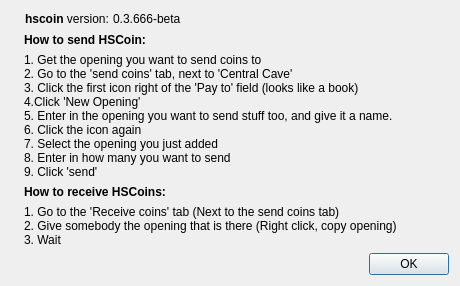
<?xml version="1.0" encoding="UTF-8"?>
<ui version="4.0">
 <class>transactionTutDialog</class>
 <widget class="QDialog" name="transactionTutDialog">
  <property name="geometry">
   <rect>
    <x>0</x>
    <y>0</y>
    <width>460</width>
    <height>272</height>
   </rect>
  </property>
  <property name="windowTitle">
   <string>How to send/receive HSCoins</string>
  </property>
  <layout class="QHBoxLayout" name="horizontalLayout_2">
   <item>
    <widget class="QLabel" name="label_4">
     <property name="sizePolicy">
      <sizepolicy hsizetype="Preferred" vsizetype="Ignored">
       <horstretch>0</horstretch>
       <verstretch>0</verstretch>
      </sizepolicy>
     </property>
     <property name="pixmap">
      <pixmap resource="../bitcoin.qrc">:/images/about</pixmap>
     </property>
    </widget>
   </item>
   <item>
    <layout class="QVBoxLayout" name="verticalLayout_2">
     <item>
      <widget class="QFrame" name="frame">
       <property name="sizePolicy">
        <sizepolicy hsizetype="Fixed" vsizetype="Fixed">
         <horstretch>0</horstretch>
         <verstretch>0</verstretch>
        </sizepolicy>
       </property>
       <layout class="QHBoxLayout" name="horizontalLayout" stretch="0,0">
        <property name="spacing">
         <number>0</number>
        </property>
        <property name="sizeConstraint">
         <enum>QLayout::SetFixedSize</enum>
        </property>
        <property name="margin">
         <number>1</number>
        </property>
        <item>
         <widget class="QLabel" name="label">
          <property name="sizePolicy">
           <sizepolicy hsizetype="Fixed" vsizetype="Fixed">
            <horstretch>0</horstretch>
            <verstretch>0</verstretch>
           </sizepolicy>
          </property>
          <property name="maximumSize">
           <size>
            <width>16777215</width>
            <height>267</height>
           </size>
          </property>
          <property name="cursor">
           <cursorShape>IBeamCursor</cursorShape>
          </property>
          <property name="text">
           <string>&lt;html&gt;&lt;head/&gt;&lt;body&gt;&lt;p&gt;&lt;span style=&quot; font-weight:600;&quot;&gt;hscoin&lt;/span&gt; version: &lt;/p&gt;&lt;/body&gt;&lt;/html&gt;</string>
          </property>
          <property name="textInteractionFlags">
           <set>Qt::LinksAccessibleByMouse|Qt::TextSelectableByKeyboard|Qt::TextSelectableByMouse</set>
          </property>
         </widget>
        </item>
        <item>
         <widget class="QLabel" name="versionLabel">
          <property name="sizePolicy">
           <sizepolicy hsizetype="Fixed" vsizetype="Fixed">
            <horstretch>0</horstretch>
            <verstretch>0</verstretch>
           </sizepolicy>
          </property>
          <property name="cursor">
           <cursorShape>IBeamCursor</cursorShape>
          </property>
          <property name="text">
           <string notr="true">0.3.666-beta</string>
          </property>
          <property name="textFormat">
           <enum>Qt::RichText</enum>
          </property>
          <property name="textInteractionFlags">
           <set>Qt::LinksAccessibleByMouse|Qt::TextSelectableByKeyboard|Qt::TextSelectableByMouse</set>
          </property>
         </widget>
        </item>
       </layout>
      </widget>
     </item>
     <item>
      <widget class="QLabel" name="label_2">
       <property name="sizePolicy">
        <sizepolicy hsizetype="Preferred" vsizetype="Maximum">
         <horstretch>0</horstretch>
         <verstretch>0</verstretch>
        </sizepolicy>
       </property>
       <property name="text">
        <string>&lt;html&gt;&lt;head/&gt;&lt;body&gt;&lt;p&gt;&lt;span style=&quot; font-weight:600;&quot;&gt;How to send HSCoin:&lt;/span&gt;&lt;/p&gt;&lt;/body&gt;&lt;/html&gt;</string>
       </property>
       <property name="textInteractionFlags">
        <set>Qt::LinksAccessibleByMouse|Qt::TextSelectableByMouse</set>
       </property>
      </widget>
     </item>
     <item>
      <widget class="QLabel" name="label_3">
       <property name="sizePolicy">
        <sizepolicy hsizetype="Preferred" vsizetype="Maximum">
         <horstretch>0</horstretch>
         <verstretch>0</verstretch>
        </sizepolicy>
       </property>
       <property name="text">
        <string>1. Get the opening you want to send coins to
2. Go to the 'send coins' tab, next to 'Central Cave'
3. Click the first icon right of the 'Pay to' field (looks like a book)
4.Click 'New Opening'
5. Enter in the opening you want to send stuff too, and give it a name.
6. Click the icon again
7. Select the opening you just added
8. Enter in how many you want to send
9. Click 'send'</string>
       </property>
      </widget>
     </item>
     <item>
      <widget class="QLabel" name="label_5">
       <property name="sizePolicy">
        <sizepolicy hsizetype="Preferred" vsizetype="Maximum">
         <horstretch>0</horstretch>
         <verstretch>0</verstretch>
        </sizepolicy>
       </property>
       <property name="text">
        <string>&lt;html&gt;&lt;head/&gt;&lt;body&gt;&lt;p&gt;&lt;span style=&quot; font-weight:600;&quot;&gt;How to receive HSCoins:&lt;/span&gt;&lt;/p&gt;&lt;/body&gt;&lt;/html&gt;</string>
       </property>
      </widget>
     </item>
     <item>
      <widget class="QLabel" name="label_6">
       <property name="text">
        <string>1. Go to the 'Receive coins' tab (Next to the send coins tab)
2. Give somebody the opening that is there (Right click, copy opening)
3. Wait</string>
       </property>
      </widget>
     </item>
     <item>
      <widget class="QDialogButtonBox" name="buttonBox">
       <property name="orientation">
        <enum>Qt::Horizontal</enum>
       </property>
       <property name="standardButtons">
        <set>QDialogButtonBox::Ok</set>
       </property>
      </widget>
     </item>
    </layout>
   </item>
  </layout>
 </widget>
 <resources>
  <include location="../bitcoin.qrc"/>
 </resources>
 <connections>
  <connection>
   <sender>buttonBox</sender>
   <signal>accepted()</signal>
   <receiver>transactionTutDialog</receiver>
   <slot>accept()</slot>
   <hints>
    <hint type="sourcelabel">
     <x>360</x>
     <y>308</y>
    </hint>
    <hint type="destinationlabel">
     <x>157</x>
     <y>274</y>
    </hint>
   </hints>
  </connection>
  <connection>
   <sender>buttonBox</sender>
   <signal>rejected()</signal>
   <receiver>transactionTutDialog</receiver>
   <slot>reject()</slot>
   <hints>
    <hint type="sourcelabel">
     <x>428</x>
     <y>308</y>
    </hint>
    <hint type="destinationlabel">
     <x>286</x>
     <y>274</y>
    </hint>
   </hints>
  </connection>
 </connections>
</ui>
